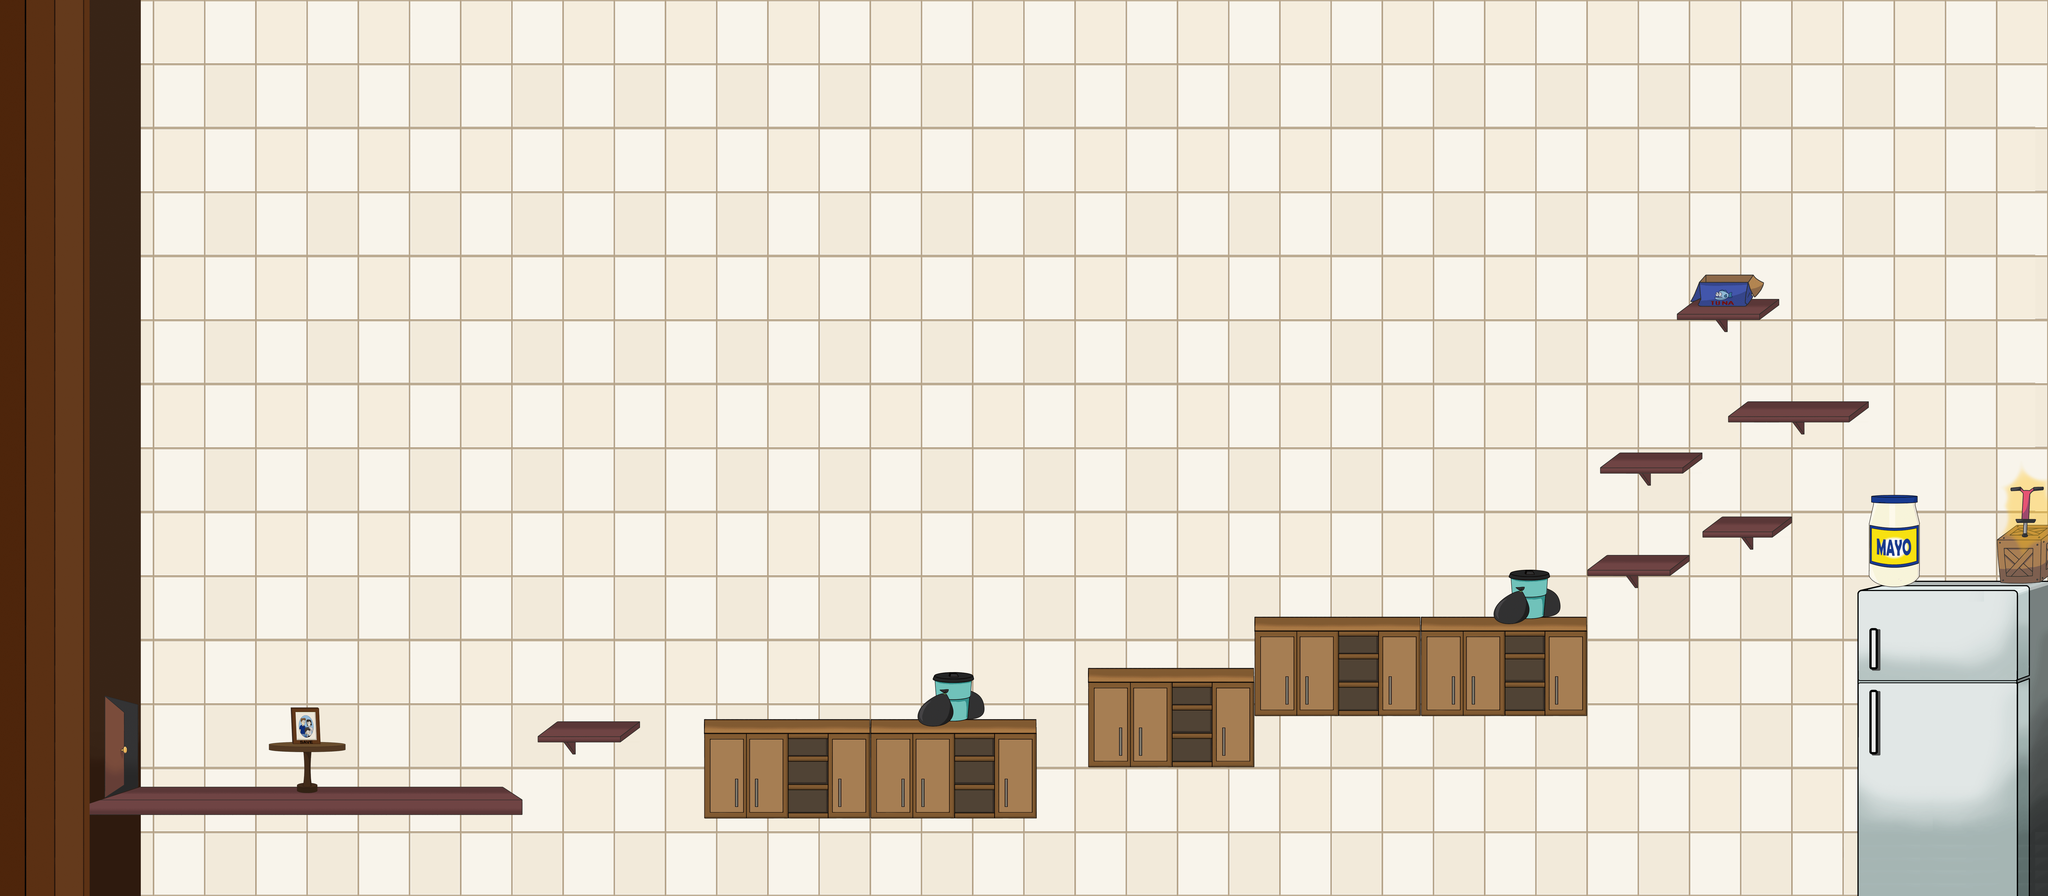

This is a level from a 2D game, rendered from its Tiled map with the project's own tilesets. A one-line summary and the map file follow, with tile-layer data summarised:
An orthogonal 160x70 tile map with 45x45 px tiles, 9 tile layers (PisoFondo, DetallesFondo, Plataformas, PlataformasNoCruzar, ...), 2 tilesets.

<map version="1.0" orientation="orthogonal" renderorder="right-down" width="160" height="70" tilewidth="45" tileheight="45" nextobjectid="1">
 <tileset firstgid="1" name="Fondo Cocina" tilewidth="45" tileheight="45" tilecount="3655" columns="85">
  <image source="TileCocina.png" width="3825" height="1948" />
 </tileset>
 <tileset firstgid="3656" name="Refri" tilewidth="45" tileheight="45" tilecount="432" columns="18">
  <image source="TileCocina2.png" width="828" height="1080" />
 </tileset>
 <layer name="PisoFondo" width="160" height="70">
  <data>[11200 cells, 11200 non-empty, 111 distinct tile ids]</data>
 </layer>
 <layer name="DetallesFondo" width="160" height="70">
  <data>[11200 cells, 894 non-empty, 376 distinct tile ids]</data>
 </layer>
 <layer name="Plataformas" width="160" height="70">
  <data>[11200 cells, 173 non-empty, 48 distinct tile ids]</data>
 </layer>
 <layer name="PlataformasNoCruzar" width="160" height="70">
  <data>[11200 cells, 110 non-empty, 81 distinct tile ids]</data>
 </layer>
 <layer name="DetallesFondo2" width="160" height="70">
  <data>[11200 cells, 104 non-empty, 74 distinct tile ids]</data>
 </layer>
 <layer name="ParedPuerta" width="160" height="70">
  <data>[11200 cells, 254 non-empty, 62 distinct tile ids]</data>
 </layer>
 <layer name="Guardado" width="160" height="70">
  <data>[11200 cells, 42 non-empty, 42 distinct tile ids]</data>
 </layer>
 <layer name="Pogo" width="160" height="70">
  <data>[11200 cells, 28 non-empty, 28 distinct tile ids]</data>
 </layer>
 <layer name="Puerta1" width="160" height="70">
  <data>[11200 cells, 27 non-empty, 27 distinct tile ids]</data>
 </layer>
</map>
